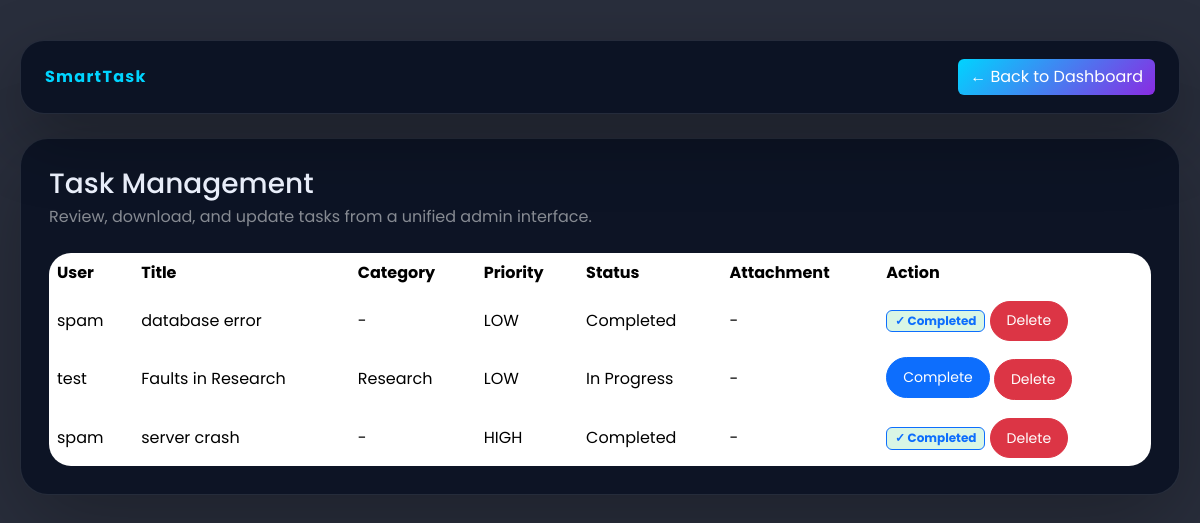
Page /manage_tasks (signed in) on the earlier database version.
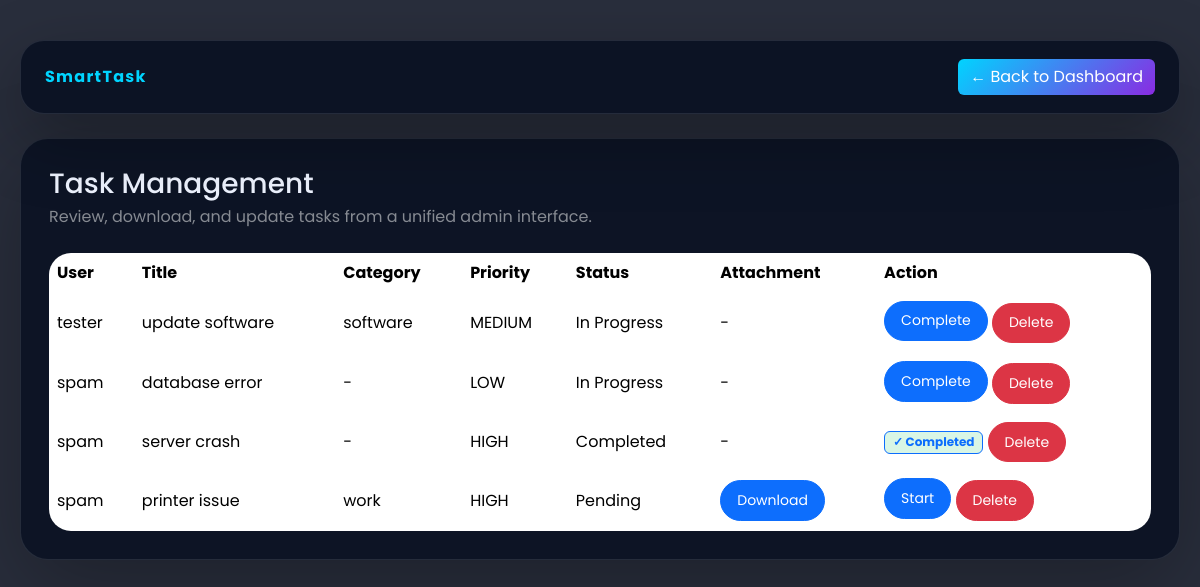
Same page on the later database version.
### tables this page shows
CREATE TABLE tasks (
            id INTEGER PRIMARY KEY AUTOINCREMENT,
            title TEXT NOT NULL,
            description TEXT NOT NULL,
            status TEXT DEFAULT 'Pending',
            priority TEXT,
            due_date DATE,
            user_id INTEGER, category TEXT, file_path TEXT,
            FOREIGN KEY (user_id) REFERENCES users(id)

        );

CREATE TABLE users (
            id INTEGER PRIMARY KEY AUTOINCREMENT,
            username TEXT NOT NULL,
            email TEXT NOT NULL,
            password TEXT NOT NULL,
            role TEXT DEFAULT 'user'
        );

### app.py (the view)
@app.route("/manage_tasks")
def manage_tasks():
    if session.get('role')!='admin':
        return redirect(url_for("login"))
    conn = getdb()
    cursor = conn.cursor()
    cursor.execute("""
        SELECT t.id, t.title, t.description, t.status, t.priority, t.due_date, t.user_id, u.username, t.category, t.file_path
        FROM tasks t
        LEFT JOIN users u ON t.user_id = u.id
        ORDER BY t.priority DESC
    """)
    tasks = cursor.fetchall()
    conn.close()
    return render_template("manage_tasks.html", tasks=tasks)

### app.py (called while the page is built)
@app.after_request
def set_cache_headers(response):
    if response.status_code in [301, 302, 303, 307, 308]:
        response.headers['Cache-Control'] = 'no-store, no-cache, must-revalidate, max-age=0'
        response.headers['Pragma'] = 'no-cache'
        response.headers['Expires'] = '0'
    elif request.endpoint and request.endpoint in ['login', 'register', 'logout', 'user_dashboard', 'admin_dashboard']:
        response.headers['Cache-Control'] = 'no-store, no-cache, must-revalidate, max-age=0, private'
        response.headers['Pragma'] = 'no-cache'
        response.headers['Expires'] = '0'
    elif request.method == 'POST':
        response.headers['Cache-Control'] = 'no-store, no-cache, must-revalidate, max-age=0'
        response.headers['Pragma'] = 'no-cache'
        response.headers['Expires'] = '0'
    return response

def getdb():
    conn = sqlite3.connect(DB_PATH)
    return conn

### templates/manage_tasks.html (shortened to what this page needs)
<!DOCTYPE html>
<html lang="en">
<head>
    <link href="https://cdn.jsdelivr.net/npm/bootstrap@5.3.2/dist/css/bootstrap.min.css" rel="stylesheet">
    <link href="https://cdn.jsdelivr.net/npm/bootstrap-icons/font/bootstrap-icons.css" rel="stylesheet">
</head>
<body>
    <div class="page-shell">
        <div class="topbar d-flex flex-column flex-md-row justify-content-between align-items-center gap-3">
            <a href="/" class="navbar-brand mb-0">SmartTask</a>
            <a href="/admin_dashboard" class="btn btn-glow">← Back to Dashboard</a>
        </div>
        <div class="content-card">
            <div class="d-flex justify-content-between align-items-center mb-4">
                <div>
                    <h3 class="mb-1">Task Management</h3>
                    <p class="text-white-50 mb-0">Review, download, and update tasks from a unified admin interface.</p>
                </div>
            </div>
            <div class="table-responsive">
                <table class="table table-borderless align-middle mb-0">
                    <thead><tr><th>User</th><th>Title</th><th>Category</th><th>Priority</th><th>Status</th><th>Attachment</th><th>Action</th></tr></thead>
                    <tbody>
                        {% for task in tasks %}
                        <tr>
                            <td>{{ task[7] if task[7] else 'Unknown' }}</td>
                            <td>{{ task[1] }}</td>
                            <td>{{ task[8] if task[8] else '-' }}</td>
                            <td>{{ task[4] }}</td>
                            <td>{{ task[3] }}</td>
                            <td>
                                {% if task[9] %}
                                    <a href="/admin_download/{{ task[0] }}" class="btn btn-primary btn-sm btn-action">Download</a>
                                {% else %}
                                    -
                                {% endif %}
                            </td>
                            <td>
                                {% if task[3] == 'Pending' %}
                                    <a href="/admin_start_task/{{ task[0] }}" class="btn btn-primary btn-sm btn-action mb-1" onclick="return confirm('Start this task?')">Start</a>
                                {% elif task[3] == 'In Progress' %}
                                    <a href="/admin_complete_task/{{ task[0] }}" class="btn btn-primary btn-sm btn-action mb-1" onclick="return confirm('Mark this task as completed?')">Complete</a>
                                {% else %}
                                    <span class="badge border border-primary text-primary badge-completed">✓ Completed</span>
                                {% endif %}
                                <a href="/admin_delete_task/{{ task[0] }}?next=manage_tasks" class="btn btn-danger btn-sm btn-action" onclick="return confirm('Delete this task permanently?')">Delete</a>
                            </td>
                        </tr>
                        {% endfor %}
                    </tbody>
                </table>
            </div>
        </div>
    </div>
</body>
</html>

Differences in the rows shown:
removed tasks: username "test", title "Faults in Research", category "Research", priority "LOW", status "In Progress"
added tasks: username "tester", title "update software", category "software", priority "MEDIUM", status "In Progress"
changed tasks "database error": status "Completed" → "In Progress"; status "✓ Completed" → "Complete"
added tasks: username "spam", title "printer issue", category "work", priority "HIGH", status "Pending"
